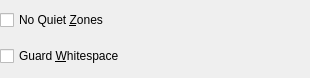
<?xml version="1.0" encoding="UTF-8"?>
<ui version="4.0">
 <class>grpEANAddOn</class>
 <widget class="QWidget" name="grpEANAddOn">
  <property name="geometry">
   <rect>
    <x>0</x>
    <y>0</y>
    <width>310</width>
    <height>78</height>
   </rect>
  </property>
  <property name="maximumSize">
   <size>
    <width>600</width>
    <height>16777215</height>
   </size>
  </property>
  <property name="windowTitle">
   <string>Form</string>
  </property>
  <layout class="QVBoxLayout" name="verticalLayoutEANAddOn">
   <property name="contentMargins">
    <number>0</number>
   </property>
   <property name="leftMargin">
    <number>0</number>
   </property>
   <property name="topMargin">
    <number>0</number>
   </property>
   <property name="rightMargin">
    <number>0</number>
   </property>
   <property name="bottomMargin">
    <number>0</number>
   </property>
   <item>
    <widget class="QCheckBox" name="chkEANAddOnNoQuietZones">
     <property name="text">
      <string>No Quiet &amp;Zones</string>
     </property>
     <property name="checked">
      <bool>false</bool>
     </property>
     <property name="toolTip">
      <string>Do not add quiet zones to whitespace</string>
     </property>
    </widget>
   </item>
   <item>
    <widget class="QCheckBox" name="chkEANAddOnGuardWhitespace">
     <property name="text">
      <string>Guard &amp;Whitespace</string>
     </property>
     <property name="checked">
      <bool>false</bool>
     </property>
     <property name="toolTip">
      <string>Add quiet zone indicators ("&lt;", "&gt;") to Human Readable Text (HRT)
(ignored if disabled)</string>
     </property>
    </widget>
   </item>
  </layout>
 </widget>
 <resources/>
 <connections/>
</ui>
